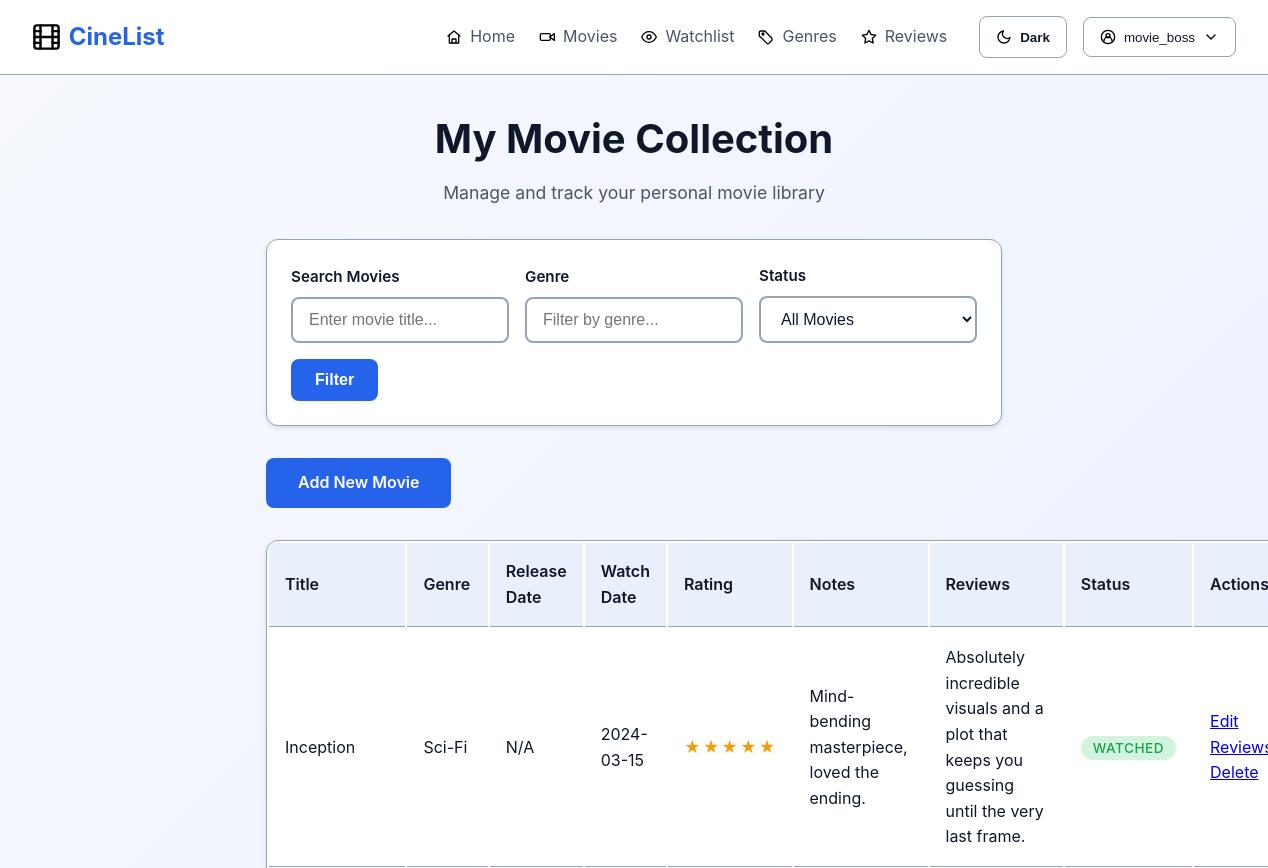
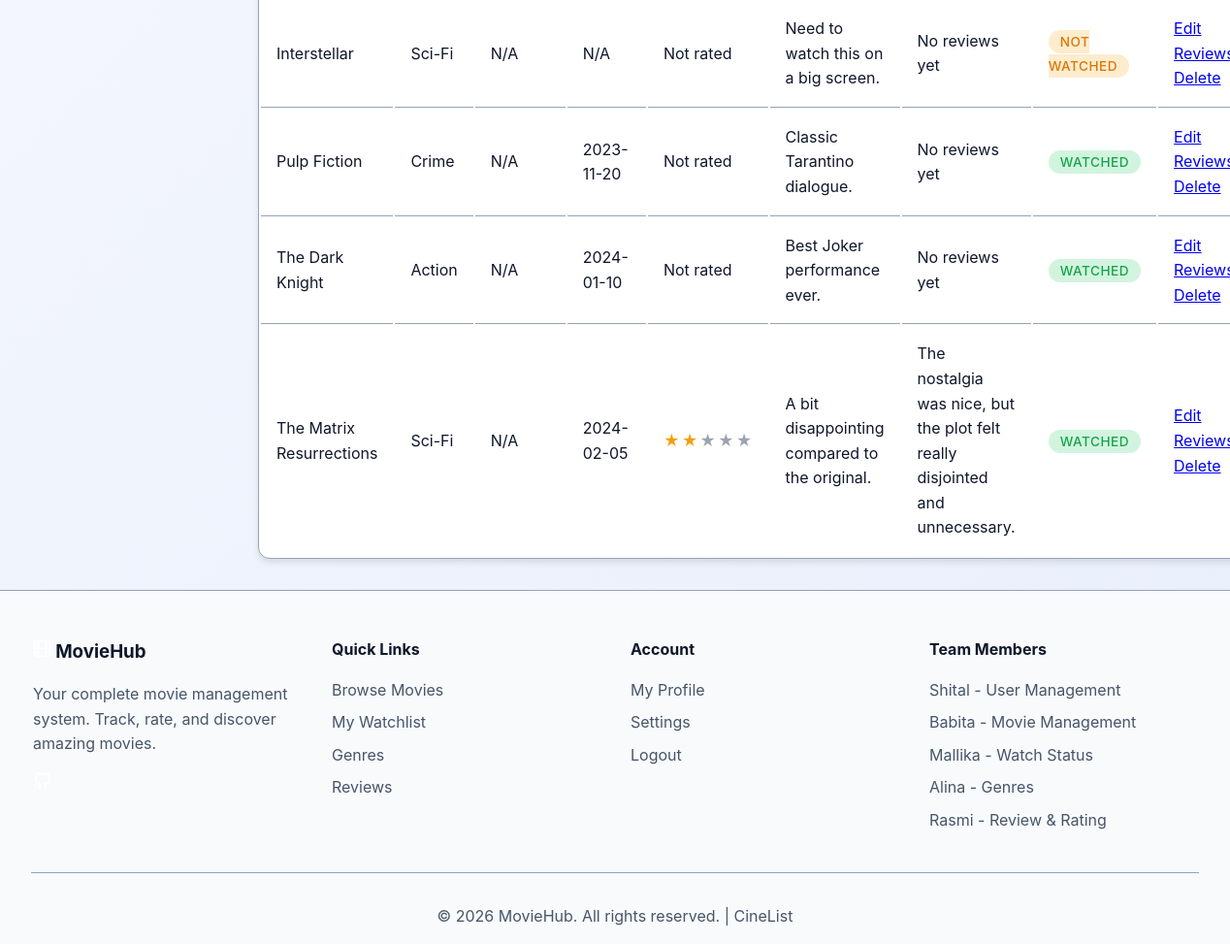
The page /movie_management/view_movies.php?all=1 (signed in) on the database its author committed (2 pictures, top to bottom).
### tables this page shows
CREATE TABLE Movies (
    movie_id INT PRIMARY KEY AUTO_INCREMENT,
    title VARCHAR(255) NOT NULL,
    genre VARCHAR(100) NOT NULL,
    release_date DATE,
    rating INT CHECK (rating >= 1 AND rating <= 5),
    watched BOOLEAN DEFAULT FALSE,
    watch_date DATE,              
    user_notes TEXT,              
    user_id INT NOT NULL,
    FOREIGN KEY (user_id) REFERENCES Users(user_id) ON DELETE CASCADE
);

CREATE TABLE Review (
    review_id INT PRIMARY KEY AUTO_INCREMENT,
    movie_id INT NOT NULL,        
    user_id INT NOT NULL,         
    rating INT CHECK (rating >= 1 AND rating <= 5),
    review_text VARCHAR(1000),
    is_recommended BOOLEAN,
    created_at TIMESTAMP DEFAULT CURRENT_TIMESTAMP,
    updated_at TIMESTAMP DEFAULT CURRENT_TIMESTAMP ON UPDATE CURRENT_TIMESTAMP,
    FOREIGN KEY (movie_id) REFERENCES Movies(movie_id) ON DELETE CASCADE,
    FOREIGN KEY (user_id) REFERENCES Users(user_id) ON DELETE CASCADE
);

### movie_management/MovieManager.php (called while the page is built, shortened)
<?php
class Movie
{
    public function __construct(
        ?int $movie_id,
        string $title,
        string $genre,
        ?string $release_date,
        int $watched,
        ?string $watch_date,
        ?string $user_notes,
        int $user_id
    ) {
        $this->movie_id = $movie_id;
        $this->title = $title;
        $this->genre = $genre;
        $this->release_date = $release_date;
        $this->watched = $watched;
        $this->watch_date = $watch_date;
        $this->user_notes = $user_notes;
    }
    public static function fromArray(array $data): self
    {
        return new self(
            isset($data['movie_id']) ? (int)$data['movie_id'] : null,
            $data['title'] ?? '',
            $data['genre'] ?? '',
            $data['release_date'] !== '' ? $data['release_date'] : null,
            isset($data['watched']) ? (int)$data['watched'] : 0,
            $data['watch_date'] !== '' ? $data['watch_date'] : null,
            $data['user_notes'] !== '' ? $data['user_notes'] : null,
            (int)($data['user_id'] ?? 0)
        );
    }
}
class MovieRepository
{
    private PDO $pdo;
    public function __construct(PDO $pdo)
    {
        $this->pdo = $pdo;
    }
    public function find(int $userId, bool $showAll = false, string $search = '', string $genre = '', ?int $watched = null): array
    {
        $params = [];
        $sql = "SELECT * FROM Movies";
        $sql .= " ORDER BY title ASC";
        $stmt = $this->pdo->prepare($sql);
        $stmt->execute($params);
        $moviesData = $stmt->fetchAll(PDO::FETCH_ASSOC);
        return array_map(fn($movieData) => Movie::fromArray($movieData), $moviesData);
    }
    public function getReviewsByMovieIds(array $movieIds): array
    {
        $placeholders = implode(',', array_fill(0, count($movieIds), '?'));
        $reviewSql = "SELECT * FROM Review WHERE movie_id IN ($placeholders) ORDER BY created_at DESC";
        $stmtReviews = $this->pdo->prepare($reviewSql);
        $stmtReviews->execute($movieIds);
        $allReviews = $stmtReviews->fetchAll(PDO::FETCH_ASSOC);
        $reviewsByMovie = [];
        foreach ($allReviews as $review) {
            $reviewsByMovie[$review['movie_id']][] = $review;
        }
        return $reviewsByMovie;
    }
}

### movie_management/view_movies.php (the view, shortened to what this page needs)
<?php
include('../includes/db.php');
require_once __DIR__ . '/MovieManager.php';
$basePath = '../';
$user_id = (int)$_SESSION['user_id'];
$showAll = isset($_GET['all']) && $_GET['all'] === '1';
$search = isset($_GET['search']) ? trim($_GET['search']) : '';
$genre = isset($_GET['genre']) ? trim($_GET['genre']) : '';
$watched = isset($_GET['watched']) && $_GET['watched'] !== '' ? (int)$_GET['watched'] : null;
$movieRepository = new MovieRepository($pdo);
$result = $movieRepository->find($user_id, $showAll, $search, $genre, $watched);
$movieIds = array_filter(array_map(fn($movie) => $movie->movie_id, $result), fn($id) => $id !== null);
$reviewsByMovie = $movieRepository->getReviewsByMovieIds($movieIds);
$avgRatingByMovie = [];
foreach ($reviewsByMovie as $movieId => $movieReviews) {
    $sum = 0;
    foreach ($movieReviews as $review) {
        $sum += intval($review['rating']);
    }
    $avgRatingByMovie[$movieId] = count($movieReviews) ? round($sum / count($movieReviews)) : 0;
}
?>
<!DOCTYPE html>
<html lang="en">
<head>
    <link rel="stylesheet" href="<?php echo $basePath; ?>assets/style.css">
    <link rel="stylesheet" href="<?php echo $basePath; ?>assets/manage.css">
</head>
<body>
<?php require_once $basePath . 'includes/header.php'; ?>
<div class="manage-container">
    <div class="manage-header">
        <h2>My Movie Collection</h2>
        <p>Manage and track your personal movie library</p>
    </div>
    <div class="filter-section">
        <form class="filter-form" method="GET">
            <div class="form-group">
                <label for="search">Search Movies</label>
                <input type="text" id="search" name="search" value="<?= htmlspecialchars($_GET['search'] ?? '') ?>" placeholder="Enter movie title...">
            </div>
            <div class="form-group">
                <label for="genre">Genre</label>
                <input type="text" id="genre" name="genre" value="<?= htmlspecialchars($_GET['genre'] ?? '') ?>" placeholder="Filter by genre...">
            </div>
            <div class="form-group">
                <label for="watched">Status</label>
                <select id="watched" name="watched">
                    <option value="">All Movies</option>
                </select>
            </div>
            <button type="submit" class="btn-primary">Filter</button>
        </form>
    </div>
    <div class="action-links">
        <a href="add_movies.php" class="btn-primary">Add New Movie</a>
    </div>
    <table class="manage-table">
        <thead>
            <tr>
                <th>Title</th>
                <th>Genre</th>
                <th>Release Date</th>
                <th>Watch Date</th>
                <th>Rating</th>
                <th>Notes</th>
                <th>Reviews</th>
                <th>Status</th>
                <th>Actions</th>
            </tr>
        </thead>
        <tbody>
            <?php foreach($result as $movie): ?>
            <tr>
                <td><?= htmlspecialchars($movie->title) ?></td>
                <td><?= htmlspecialchars($movie->genre) ?></td>
                <td><?= htmlspecialchars($movie->release_date) ?: 'N/A' ?></td>
                <td><?= htmlspecialchars($movie->watch_date) ?: 'N/A' ?></td>
                <td>
                    <?php if (!empty($avgRatingByMovie[$movie->movie_id])): ?>
                        <span class="rating-stars">
                            <?php for ($i = 1; $i <= 5; $i++): ?>
                                <span class="star <?= $i <= $avgRatingByMovie[$movie->movie_id] ? 'filled' : '' ?>">&#9733;</span>
                            <?php endfor; ?>
                        </span>
                    <?php else: ?>
                        Not rated
                    <?php endif; ?>
                </td>
                <td>
                    <?= htmlspecialchars($movie->user_notes ?: 'No notes') ?>
                </td>
                <td>
                    <?php if (!empty($reviewsByMovie[$movie->movie_id])): ?>
                        <div class="movie-review-list">
                            <?php foreach ($reviewsByMovie[$movie->movie_id] as $review): ?>
                                <div class="movie-review-item">
                                    <p><?= htmlspecialchars($review['review_text']) ?></p>
                                </div>
                            <?php endforeach; ?>
                        </div>
                    <?php else: ?>
                        <span class="no-reviews">No reviews yet</span>
                    <?php endif; ?>
                </td>
                <td>
                    <span class="status-badge <?= $movie->watched ? 'watched' : 'not-watched' ?>">
                        <?= $movie->watched ? 'Watched' : 'Not Watched' ?>
                    </span>
                </td>
                <td>
                    <a href="edit_movies.php?id=<?= $movie->movie_id ?>" class="action-link edit">Edit</a>
                    <a href="../review_system/review_page.php?movie_id=<?= $movie->movie_id ?>" class="action-link review">Reviews</a>
                    <a href="delete_movies.php?id=<?= $movie->movie_id ?>" class="action-link delete" onclick="return confirm('Are you sure you want to delete this movie?')">Delete</a>
                </td>
            </tr>
            <?php endforeach; ?>
        </tbody>
    </table>
</div>
<?php require_once $basePath . 'includes/footer.php'; ?>
</html>

### rows shown on the page
movies: title "Inception", genre "Sci-Fi", release_date "N/A", watch_date "2024-03-15", watched 1 (drawn), user_notes "Mind-bending masterpiece, loved the ending."
review: review_text "Absolutely incredible visuals and a plot that keeps you guessing until the very last frame."
movies: title "Interstellar", genre "Sci-Fi", release_date "N/A", watch_date "N/A", shows "Not rated", user_notes "Need to watch this on a big screen.", shows "No reviews yet", watched "NOT WATCHED"
movies: title "Pulp Fiction", genre "Crime", release_date "N/A", watch_date "2023-11-20", shows "Not rated", user_notes "Classic Tarantino dialogue.", shows "No reviews yet", watched "WATCHED"
movies: title "The Dark Knight", genre "Action", release_date "N/A", watch_date "2024-01-10", shows "Not rated", user_notes "Best Joker performance ever.", shows "No reviews yet", watched "WATCHED"
movies: title "The Matrix Resurrections", genre "Sci-Fi", release_date "N/A", watch_date "2024-02-05", user_notes "A bit disappointing compared to the original.", watched "WATCHED"
review: review_text "The nostalgia was nice, but the plot felt really disjointed and unnecessary."

### other values the page prints
$userName "movie_boss"
